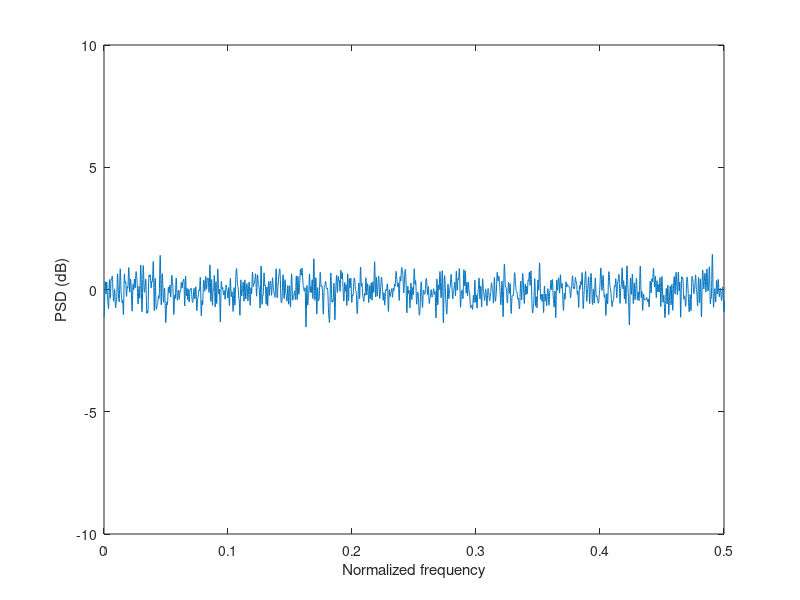
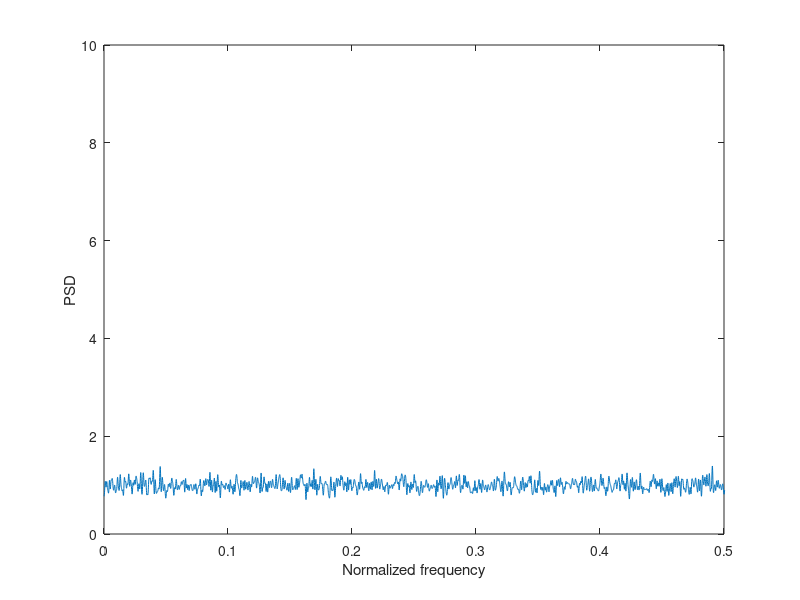

Write MATLAB code to recreate these figures, in order.
clc
clf
close all
clearvars

N = 100; % Number of segments
M = 1000; % Length of segment
L = 10000; % FFT length
data = randn(N*M,1);
for i = 1:N
    x(1:M,i) = data((i-1)*M+1:i*M);
    x_per(1:L,i) = 1/M*abs(fft(x(1:M,i),L)).^2;
end
per = mean(x_per,2);
x_ax = linspace(0,1,L);
figure
plot(x_ax,pow2db(per))
xlim([0,0.5])
ylim([-10,10])
xlabel('Normalized frequency')
ylabel('PSD (dB)')
figure
plot(x_ax,per)
xlim([0,0.5])
ylim([0,10])
xlabel('Normalized frequency')
ylabel('PSD')